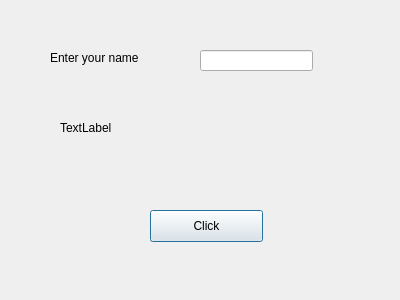
<?xml version="1.0" encoding="UTF-8"?>
<ui version="4.0">
 <class>Dialog</class>
 <widget class="QDialog" name="Dialog">
  <property name="geometry">
   <rect>
    <x>0</x>
    <y>0</y>
    <width>400</width>
    <height>300</height>
   </rect>
  </property>
  <property name="windowTitle">
   <string>Dialog</string>
  </property>
  <widget class="QLabel" name="label">
   <property name="geometry">
    <rect>
     <x>50</x>
     <y>50</y>
     <width>111</width>
     <height>16</height>
    </rect>
   </property>
   <property name="text">
    <string>Enter your name</string>
   </property>
  </widget>
  <widget class="QLabel" name="labelResponse">
   <property name="geometry">
    <rect>
     <x>60</x>
     <y>120</y>
     <width>59</width>
     <height>16</height>
    </rect>
   </property>
   <property name="text">
    <string>TextLabel</string>
   </property>
  </widget>
  <widget class="QLineEdit" name="lineEditName">
   <property name="geometry">
    <rect>
     <x>200</x>
     <y>50</y>
     <width>113</width>
     <height>21</height>
    </rect>
   </property>
  </widget>
  <widget class="QPushButton" name="pushButtonClickMe">
   <property name="geometry">
    <rect>
     <x>150</x>
     <y>210</y>
     <width>113</width>
     <height>32</height>
    </rect>
   </property>
   <property name="text">
    <string>Click</string>
   </property>
  </widget>
 </widget>
 <resources/>
 <connections/>
</ui>
